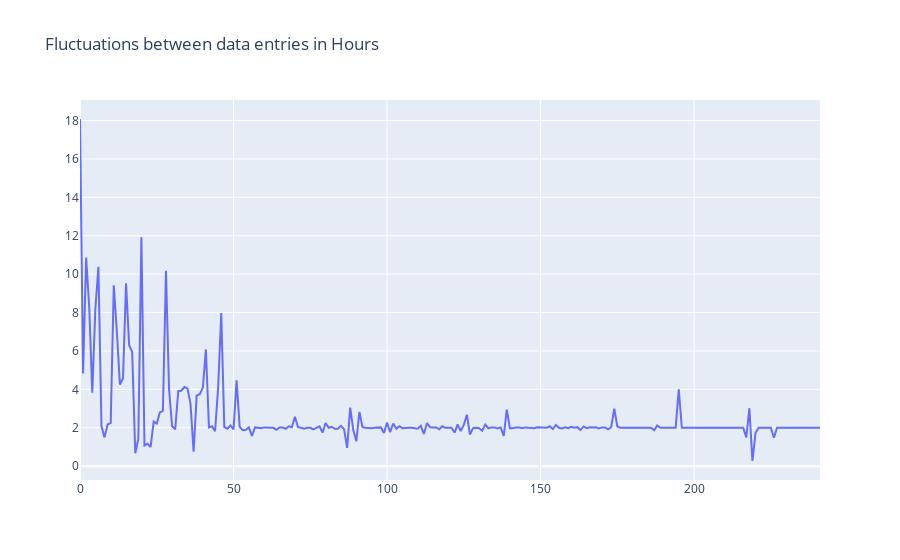

Here is the notebook cell this chart was saved with:
### Markdown cell above
<a id="plotly"></a>
<b><a href="#home">HOME</a></b>

### Code cell
import plotly.graph_objects as go
fig = go.Figure()
fig.add_trace(go.Scatter(y=SPANS))
#fig.add_trace(go.Bar(y=ACC))
fig.update_layout(title = 'Fluctuations between data entries in Hours')
fig.show()

### Figure 1 — Plotly figure (JSON) as saved in the notebook; plotly's stock layout.template omitted (floating-point values rounded to 4 significant figures; data arrays with more than 128 entries replaced by an {"elided": "..."} marker saying what was removed)
{"data": [{"type": "scatter", "y": {"elided": "242 float values"}}], "layout": {"title": {"text": "Fluctuations between data entries in Hours"}}}
